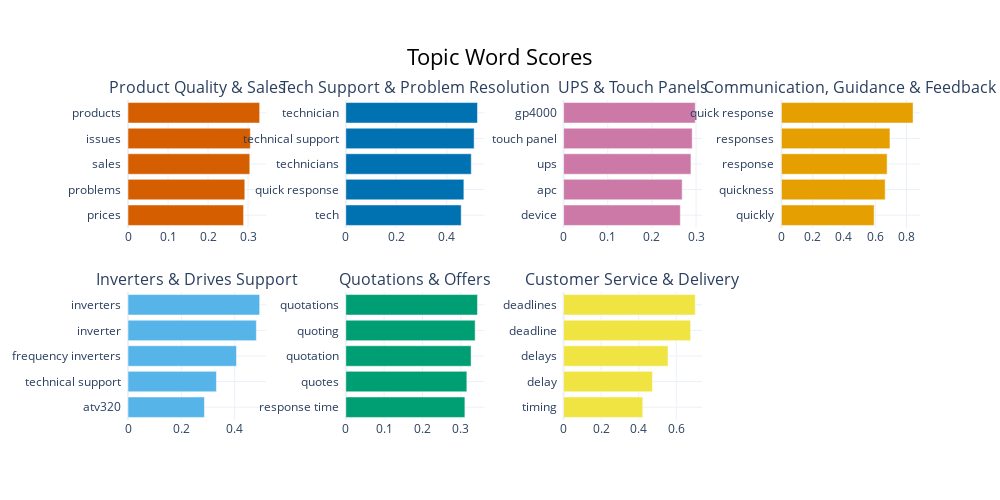

The cell this chart's notebook holds for it:
### Code cell
# topic_model_merged = copy.deepcopy(topic_model)
# topic_model_merged.set_topic_labels(topic_labels_dict)
# topic_model_merged.merge_topics(docs, topics_to_merge)

def create_merged_model(docs, bertopic_model, topics_to_merge_dict, label_names_dict):
    """
    Create a new BERTopic model by merging topics from an existing model.

    This function takes as input a list of documents `docs`, an existing BERTopic model `bertopic_model`, a dictionary `topics_to_merge_dict` specifying which topics to merge, and a dictionary `label_names_dict` specifying the labels for the merged topics.

    The function creates a deep copy of the input BERTopic model and merges the specified topics using the `merge_topics` method. Then, it sets the topic labels for the merged model using the `set_topic_labels` method and the provided `label_names_dict`.

    The resulting merged BERTopic model is then returned.

    Parameters:
        docs (list): A list of documents used to fit the BERTopic model.
        bertopic_model (BERTopic): The input BERTopic model to be merged.
        topics_to_merge_dict (dict): A dictionary specifying which topics to merge. The keys are the topic numbers to be merged, and the values are the topic numbers into which they should be merged.
        label_names_dict (dict): A dictionary specifying the labels for the merged topics. The keys are the topic numbers, and the values are the corresponding labels.

    Returns:
        BERTopic: The resulting merged BERTopic model.
    """
    topic_model_merged = copy.deepcopy(bertopic_model)
    topic_model_merged.merge_topics(docs, topics_to_merge_dict)

    # Create a dictionary to match the aggregated name to their corresponding topic number
    mergedtopic_labels_dict = {i-1: item for i, item in enumerate(label_names_dict)}
    # Set topic labels for the aggregated model
    topic_model_merged.set_topic_labels(mergedtopic_labels_dict)

    return topic_model_merged

label_names_postmerge = [
    "Outliers",
    "Product Quality & Sales",
    "Tech Support & Problem Resolution",
    "UPS & Touch Panels",
    "Communication, Guidance & Feedback",
    "Inverters & Drives Support",
    "Quotations & Offers",
    "Customer Service & Delivery"
    ]

topic_model_merged = create_merged_model(docs, topic_model, topics_to_merge, label_names_postmerge)

topic_model_merged.visualize_barchart(top_n_topics=50, custom_labels=True)

### Figure 1 — Plotly figure (JSON) as saved in the notebook; plotly's stock layout.template omitted (floating-point values rounded to 4 significant figures)
{"data": [{"marker": {"color": "#D55E00"}, "orientation": "h", "type": "bar", "x": [0.2889, 0.292, 0.3044, 0.3058, 0.3291], "xaxis": "x", "y": ["prices  ", "problems  ", "sales  ", "issues  ", "products  "], "yaxis": "y"}, {"marker": {"color": "#0072B2"}, "orientation": "h", "type": "bar", "x": [0.4575, 0.4681, 0.4974, 0.5088, 0.522], "xaxis": "x2", "y": ["tech  ", "quick response  ", "technicians  ", "technical support  ", "technician  "], "yaxis": "y2"}, {"marker": {"color": "#CC79A7"}, "orientation": "h", "type": "bar", "x": [0.2644, 0.2685, 0.2884, 0.2913, 0.2982], "xaxis": "x3", "y": ["device  ", "apc  ", "ups  ", "touch panel  ", "gp4000  "], "yaxis": "y3"}, {"marker": {"color": "#E69F00"}, "orientation": "h", "type": "bar", "x": [0.5928, 0.6634, 0.6759, 0.6939, 0.8417], "xaxis": "x4", "y": ["quickly  ", "quickness  ", "response  ", "responses  ", "quick response  "], "yaxis": "y4"}, {"marker": {"color": "#56B4E9"}, "orientation": "h", "type": "bar", "x": [0.2865, 0.3315, 0.4067, 0.4813, 0.4936], "xaxis": "x5", "y": ["atv320  ", "technical support  ", "frequency inverters  ", "inverter  ", "inverters  "], "yaxis": "y5"}, {"marker": {"color": "#009E73"}, "orientation": "h", "type": "bar", "x": [0.3108, 0.3159, 0.327, 0.3376, 0.3436], "xaxis": "x6", "y": ["response time  ", "quotes  ", "quotation  ", "quoting  ", "quotations  "], "yaxis": "y6"}, {"marker": {"color": "#F0E442"}, "orientation": "h", "type": "bar", "x": [0.4217, 0.473, 0.556, 0.6765, 0.7013], "xaxis": "x7", "y": ["timing  ", "delay  ", "delays  ", "deadline  ", "deadlines  "], "yaxis": "y7"}], "layout": {"annotations": [{"font": {"size": 16}, "showarrow": false, "text": "Product Quality & Sales", "x": 0.0875, "xanchor": "center", "xref": "paper", "y": 1, "yanchor": "bottom", "yref": "paper"}, {"font": {"size": 16}, "showarrow": false, "text": "Tech Support & Problem Resolution", "x": 0.3625, "xanchor": "center", "xref": "paper", "y": 1, "yanchor": "bottom", "yref": "paper"}, {"font": {"size": 16}, "showarrow": false, "text": "UPS & Touch Panels", "x": 0.6375, "xanchor": "center", "xref": "paper", "y": 1, "yanchor": "bottom", "yref": "paper"}, {"font": {"size": 16}, "showarrow": false, "text": "Communication, Guidance & Feedback", "x": 0.9125, "xanchor": "center", "xref": "paper", "y": 1, "yanchor": "bottom", "yref": "paper"}, {"font": {"size": 16}, "showarrow": false, "text": "Inverters & Drives Support", "x": 0.0875, "xanchor": "center", "xref": "paper", "y": 0.4, "yanchor": "bottom", "yref": "paper"}, {"font": {"size": 16}, "showarrow": false, "text": "Quotations & Offers", "x": 0.3625, "xanchor": "center", "xref": "paper", "y": 0.4, "yanchor": "bottom", "yref": "paper"}, {"font": {"size": 16}, "showarrow": false, "text": "Customer Service & Delivery", "x": 0.6375, "xanchor": "center", "xref": "paper", "y": 0.4, "yanchor": "bottom", "yref": "paper"}], "height": 500, "hoverlabel": {"bgcolor": "white", "font": {"family": "Rockwell", "size": 16}}, "showlegend": false, "title": {"font": {"color": "Black", "size": 22}, "text": "Topic Word Scores", "x": 0.5, "xanchor": "center", "yanchor": "top"}, "width": 1000, "xaxis": {"anchor": "y", "domain": [0, 0.175], "showgrid": true}, "xaxis2": {"anchor": "y2", "domain": [0.275, 0.45], "showgrid": true}, "xaxis3": {"anchor": "y3", "domain": [0.55, 0.725], "showgrid": true}, "xaxis4": {"anchor": "y4", "domain": [0.825, 1], "showgrid": true}, "xaxis5": {"anchor": "y5", "domain": [0, 0.175], "showgrid": true}, "xaxis6": {"anchor": "y6", "domain": [0.275, 0.45], "showgrid": true}, "xaxis7": {"anchor": "y7", "domain": [0.55, 0.725], "showgrid": true}, "xaxis8": {"anchor": "y8", "domain": [0.825, 1], "showgrid": true}, "yaxis": {"anchor": "x", "domain": [0.6, 1], "showgrid": true}, "yaxis2": {"anchor": "x2", "domain": [0.6, 1], "showgrid": true}, "yaxis3": {"anchor": "x3", "domain": [0.6, 1], "showgrid": true}, "yaxis4": {"anchor": "x4", "domain": [0.6, 1], "showgrid": true}, "yaxis5": {"anchor": "x5", "domain": [0, 0.4], "showgrid": true}, "yaxis6": {"anchor": "x6", "domain": [0, 0.4], "showgrid": true}, "yaxis7": {"anchor": "x7", "domain": [0, 0.4], "showgrid": true}, "yaxis8": {"anchor": "x8", "domain": [0, 0.4], "showgrid": true}}}
